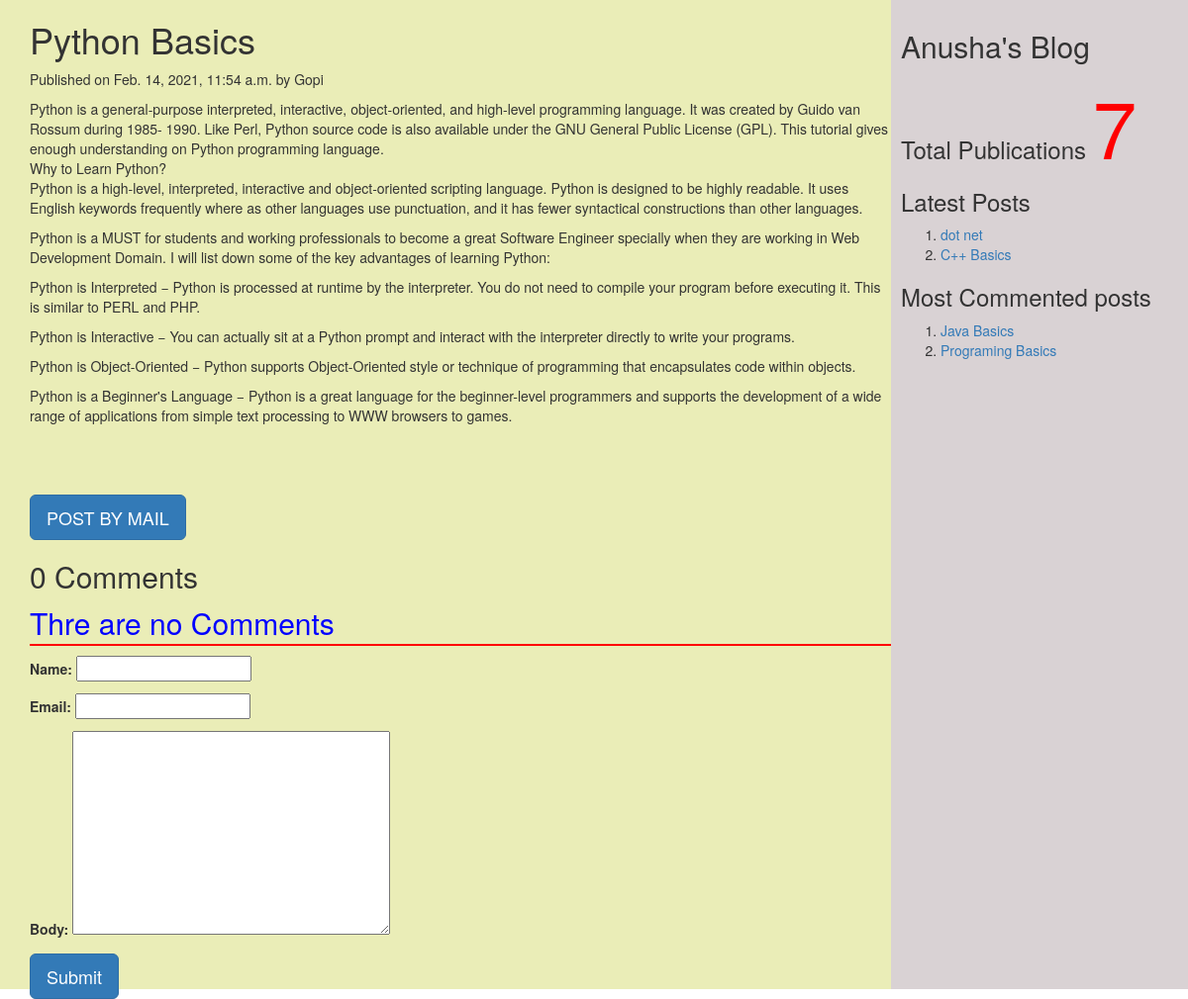
Screenshot of /2021/02/14/python-basics/ with the database file from the repository.
### myApp/models.py (models this page shows, shortened)
class Post(models.Model):
    tags=TaggableManager()
    STATUS_CHOICES=(('draft','Draft'),('published','Published'))
    title=models.CharField(max_length=200)
    slug=models.SlugField(max_length=264,unique_for_date='publish')
    author=models.ForeignKey(User,related_name='blog_posts',on_delete=models.CASCADE)
    body=models.TextField()
    publish=models.DateTimeField(default=timezone.now)
    created=models.DateTimeField(auto_now_add=True)
    updated=models.DateTimeField(auto_now=True)
    status=models.CharField(max_length=20,choices=STATUS_CHOICES,default='draft')
    objects=CustomManager()
    class Meta:
        ordering=('-publish',)
    def get_absolute_url(self):
        return reverse('post_detail',args=[self.publish.year,self.publish.strftime('%m'),self.publish.strftime('%d'),self.slug])

### myApp/views.py (the view, shortened to what this page needs)
# urls.py: url(r'(?P<year>\d{4})/(?P<month>\d{2})/(?P<day>\d{2})/(?P<post>[-\w]+)/$',views.post_detail_view,name='post_detail'),
def post_detail_view(request,year,month,day,post):
    post=get_object_or_404(Post,slug=post,publish__year=year,publish__month=month,publish__day=day)
    comments=post.comments.filter(active=True)
    csubmit=False
    form=CommentForm()
    d={'post':post,'form':form,'csubmit':csubmit,'comments':comments}
    return render(request,'myApp/post_detail.html',d)

### myApp/forms.py
class CommentForm(forms.ModelForm):
    class Meta:
        model=Comment
        fields=('name','email','body')

### myApp/models.py (called while the page is built)
    def get_queryset(self):
        return super().get_queryset().filter(status='published')

### myApp/templatetags/mytags.py (called while the page is built)
@register.simple_tag
def total_posts():
    return Post.objects.count()

@register.inclusion_tag('myApp/latest_post.html')
def show_latest_posts(count=3):
    latest_post=Post.objects.order_by('-publish')[:count]
    return {'latest_posts':latest_post}

@register.simple_tag
def get_most_commented_posts(count=2):
    return Post.objects.annotate(total_comments=Count('comments')).order_by('-total_comments')[:count]

### templates/myApp/post_detail.html (shortened to what this page needs)
<!DOCTYPE html>
<html lang="en" dir="ltr">
{%extends 'myApp/parent.html'%}
    {% block content_block%}
    <h1>{{post.title}}</h1>
    <p>Published on {{post.publish}} by {{post.author|title}}</p>
    {{post.body|linebreaks}}<br><br><br>
    <a href="/{{post.id}}/share" class="btn btn-lg btn-primary">POST BY MAIL</a>
     {%with comments.count as comments_count%}
     <h2>{{comments_count}} Comment{{comments_count|pluralize}}</h2>
     {%endwith%}
     {%if comments%}
     {%for c in comments%}
     <p>Comment {{forloop.counter}} by {{c.name}}</p>
     <div>
       {{c.body|linebreaks}}
     </div>
     <hr>
     {%endfor%}
     {%else%}
      <p style="color:blue;font-size:30px;font-style:bold;border-bottom:2px red solid;">Thre are no Comments</p>
     {%endif%}
     {%if csubmit%}
     <h2>Thank you... Your comment added successfully</h2>
     {%else%}
     <form method="post">
       {{form.as_p}}
       <input type="submit" class="btn btn-lg btn-primary"value="Submit">
     </form>
       {%endif%}
    {%endblock%}

### templates/myApp/parent.html (shortened to what this page needs)
<html>
{% load mytags %}
  <head>
    <link rel="stylesheet" href="https://maxcdn.bootstrapcdn.com/bootstrap/3.3.7/css/bootstrap.min.css">
  </head>
  <body>
    <div class="content" style="width:75%;float:left;background-color:#eaedb7;height:1000px;padding:0 0 0 30px">
              {%block content_block%}
              {%endblock%}
    </div>
    <div class="sidebar" style="width:25%;float:right;background-color:#d9d2d4;height:1000px;padding:10px">
      <h2>Anusha's Blog</h2>
      <h3> Total Publications
        <span style="color:red; font-size:80px">
        {% total_posts %}
        </span>
        <h3>Latest Posts </h3>
        {%show_latest_posts 2%}
        <h3>Most Commented posts</h3>
        {% get_most_commented_posts as m %}
        <ol>
          {% for post in m%}
          <li><a href="{{post.get_absolute_url}}">{{post.title}}</a></li>
          {%endfor%}
        </ol>
  </body>
</html>

### templates/myApp/latest_post.html
<!DOCTYPE html>
  <body>
    <ol>
    {%for post in latest_posts %}
    <li><a href="{{post.get_absolute_url}}">{{post.title}}</a></li>
    {%endfor%}
      </ol>
  </body>
</html>

### rows the page displays
Post: title "Python Basics", publish "Feb. 14, 2021, 11:54 a.m.", author "Gopi", body "Python is a general-purpose interpreted, interactive, object-oriented, and high-level programming language. It was created by Guido van Rossum during 1985- 1990. Like Perl, Python source code is also available under the GNU General Public License (GPL). This tutorial gives enough understanding on Python programming language. Why to Learn Python? Python is a high-level, interpreted, interactive and object-oriented scripting language. Python is designed to be highly readable. It uses English keywords frequently where as other languages use punctuation, and it has fewer syntactical constructions than other languages. Python is a MUST for students and working professionals to become a great…"
Post: title "dot net"
Post: title "C++ Basics"
Post: title "Java Basics"
Post: title "Programing Basics"

### other values shown
{{ comments_count }} "0"
